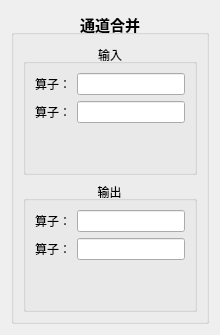
        <widget class="QWidget" name="page_13">
         <layout class="QVBoxLayout" name="verticalLayout_46">
          <item>
           <widget class="QGroupBox" name="groupBox_24">
            <property name="font">
             <font>
              <pointsize>11</pointsize>
              <bold>true</bold>
             </font>
            </property>
            <property name="autoFillBackground">
             <bool>true</bool>
            </property>
            <property name="title">
             <string>通道合并</string>
            </property>
            <property name="alignment">
             <set>Qt::AlignCenter</set>
            </property>
            <layout class="QVBoxLayout" name="verticalLayout_41">
             <item>
              <widget class="QGroupBox" name="groupBox_25">
               <property name="font">
                <font>
                 <pointsize>9</pointsize>
                 <bold>false</bold>
                </font>
               </property>
               <property name="title">
                <string>输入</string>
               </property>
               <property name="alignment">
                <set>Qt::AlignCenter</set>
               </property>
               <layout class="QVBoxLayout" name="verticalLayout_42">
                <item>
                 <layout class="QVBoxLayout" name="verticalLayout_43">
                  <item>
                   <layout class="QHBoxLayout" name="horizontalLayout_20">
                    <item>
                     <widget class="QLabel" name="label_18">
                      <property name="text">
                       <string>算子：</string>
                      </property>
                     </widget>
                    </item>
                    <item>
                     <widget class="QLineEdit" name="lineEdit_18"/>
                    </item>
                   </layout>
                  </item>
                  <item>
                   <layout class="QHBoxLayout" name="horizontalLayout_21">
                    <item>
                     <widget class="QLabel" name="label_19">
                      <property name="text">
                       <string>算子：</string>
                      </property>
                     </widget>
                    </item>
                    <item>
                     <widget class="QLineEdit" name="lineEdit_19"/>
                    </item>
                   </layout>
                  </item>
                 </layout>
                </item>
                <item>
                 <spacer name="verticalSpacer_10">
                  <property name="orientation">
                   <enum>Qt::Vertical</enum>
                  </property>
                  <property name="sizeHint" stdset="0">
                   <size>
                    <width>20</width>
                    <height>40</height>
                   </size>
                  </property>
                 </spacer>
                </item>
               </layout>
              </widget>
             </item>
             <item>
              <widget class="QGroupBox" name="groupBox_26">
               <property name="font">
                <font>
                 <pointsize>9</pointsize>
                 <bold>false</bold>
                </font>
               </property>
               <property name="title">
                <string>输出</string>
               </property>
               <property name="alignment">
                <set>Qt::AlignCenter</set>
               </property>
               <layout class="QVBoxLayout" name="verticalLayout_44">
                <item>
                 <layout class="QVBoxLayout" name="verticalLayout_45">
                  <item>
                   <layout class="QHBoxLayout" name="horizontalLayout_22">
                    <item>
                     <widget class="QLabel" name="label_20">
                      <property name="text">
                       <string>算子：</string>
                      </property>
                     </widget>
                    </item>
                    <item>
                     <widget class="QLineEdit" name="lineEdit_20"/>
                    </item>
                   </layout>
                  </item>
                  <item>
                   <layout class="QHBoxLayout" name="horizontalLayout_23">
                    <item>
                     <widget class="QLabel" name="label_21">
                      <property name="text">
                       <string>算子：</string>
                      </property>
                     </widget>
                    </item>
                    <item>
                     <widget class="QLineEdit" name="lineEdit_21"/>
                    </item>
                   </layout>
                  </item>
                 </layout>
                </item>
                <item>
                 <spacer name="verticalSpacer_11">
                  <property name="orientation">
                   <enum>Qt::Vertical</enum>
                  </property>
                  <property name="sizeHint" stdset="0">
                   <size>
                    <width>20</width>
                    <height>40</height>
                   </size>
                  </property>
                 </spacer>
                </item>
               </layout>
              </widget>
             </item>
            </layout>
           </widget>
          </item>
         </layout>
        </widget>
